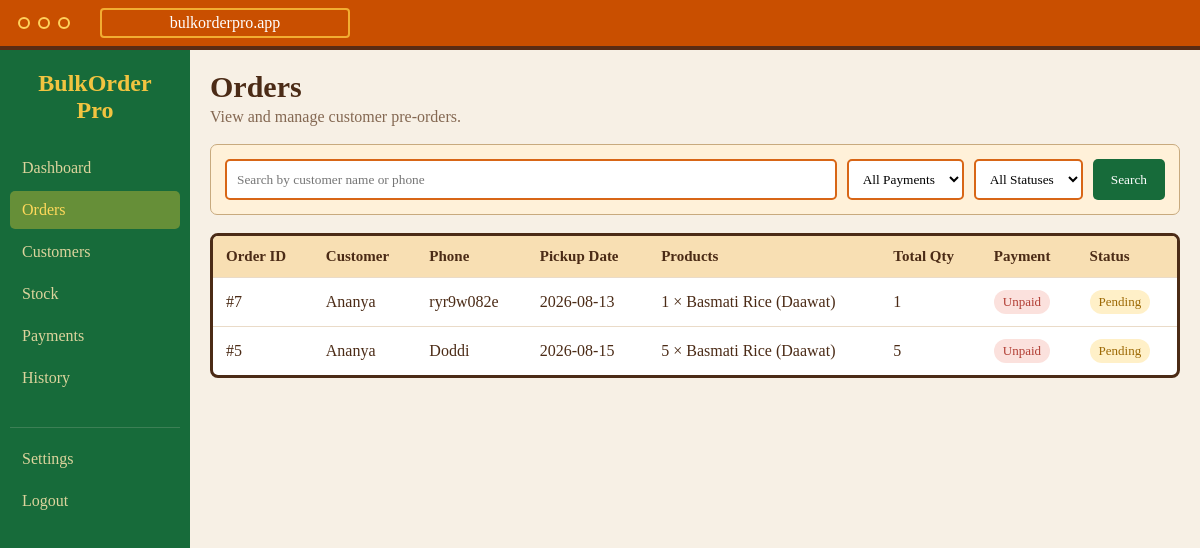
Before: /orders (signed in) with the older database file.
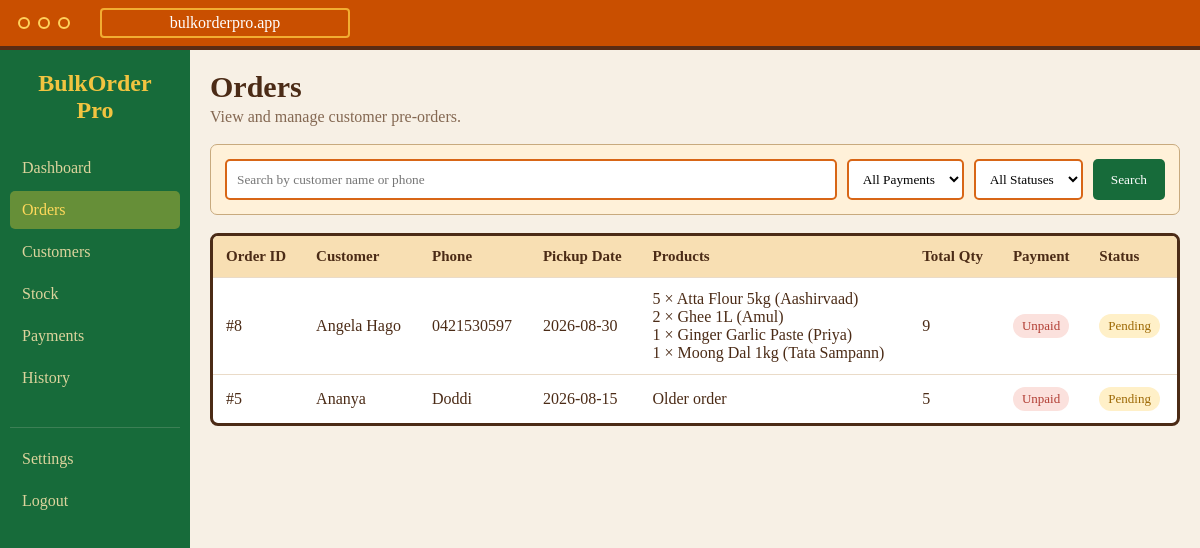
After: the same page with the newer database file.
### tables this page shows
CREATE TABLE orders (
            id INTEGER PRIMARY KEY AUTOINCREMENT,
            customer_id INTEGER NOT NULL,
            pickup_date TEXT NOT NULL,
            items INTEGER NOT NULL,
            payment_status TEXT NOT NULL,
            order_status TEXT NOT NULL, stock_id INTEGER,
            FOREIGN KEY (customer_id) REFERENCES customers(id)
        );

CREATE TABLE customers (
            id INTEGER PRIMARY KEY AUTOINCREMENT,
            customer_name TEXT NOT NULL,
            phone TEXT NOT NULL,
            date_added TEXT DEFAULT CURRENT_DATE
        );

CREATE TABLE order_items (
            id INTEGER PRIMARY KEY AUTOINCREMENT,
            order_id INTEGER NOT NULL,
            stock_id INTEGER NOT NULL,
            quantity INTEGER NOT NULL,
            FOREIGN KEY (order_id) REFERENCES orders(id),
            FOREIGN KEY (stock_id) REFERENCES stock(id)
        );

CREATE TABLE stock (
            id INTEGER PRIMARY KEY AUTOINCREMENT,
            item_name TEXT NOT NULL,
            brand TEXT NOT NULL,
            stock_quantity INTEGER NOT NULL,
            price REAL NOT NULL
        );

### app.py (the view, shortened to what this page needs)
@app.route("/orders")
def orders():
    if not user_logged_in():
        return redirect(url_for("login_page"))
    search = request.args.get(
        "search",
        ""
    ).strip()
    payment = request.args.get(
        "payment",
        ""
    ).strip()
    status = request.args.get(
        "status",
        ""
    ).strip()
    connection = get_database_connection()
    cursor = connection.cursor()
    query = """
        SELECT
            orders.id,
            customers.customer_name,
            customers.phone,
            orders.pickup_date,
            orders.items,
            orders.payment_status,
            orders.order_status
        FROM orders

        JOIN customers
        ON orders.customer_id = customers.id

        WHERE 1 = 1
    """
    values = []
    if payment:
        query += """
            AND orders.payment_status = ?
        """
        values.append(payment)
    if status:
        query += """
            AND orders.order_status = ?
        """
        values.append(status)
    query += """
        ORDER BY orders.id DESC
    """
    cursor.execute(query, values)
    order_records = cursor.fetchall()
    orders_with_items = []
    for order in order_records:
        cursor.execute("""
            SELECT
                stock.item_name,
                stock.brand,
                stock.price,
                order_items.quantity
            FROM order_items

            JOIN stock
            ON order_items.stock_id = stock.id

            WHERE order_items.order_id = ?
        """, (order["id"],))
        products = cursor.fetchall()
        if products:
            total_items = sum(
                product["quantity"]
                for product in products
            )
        else:
            total_items = order["items"]
        orders_with_items.append({
            "id": order["id"],
            "customer_name": order["customer_name"],
            "phone": order["phone"],
            "pickup_date": order["pickup_date"],
            "payment_status": order["payment_status"],
            "order_status": order["order_status"],
            "products": products,
            "total_items": total_items
        })
    connection.close()
    return render_template(
        "orders.html",
        orders=orders_with_items,
        search=search,
        payment=payment,
        status=status
    )

### app.py (called while the page is built)
def get_database_connection():
    connection = sqlite3.connect(DATABASE)
    connection.row_factory = sqlite3.Row
    return connection

def user_logged_in():
    return "username" in session

### templates/orders.html (shortened to what this page needs)
<!DOCTYPE html>
<html lang="en">
<head>
    <link rel="stylesheet"
          href="{{ url_for('static', filename='orders.css') }}">
</head>
<body class="orders-page">
    <div class="top-bar">
        <div class="circles">
            <span></span>
            <span></span>
            <span></span>
        </div>
        <div class="web-address">
            bulkorderpro.app
        </div>
    </div>
    <div class="orders-container">
        <div class="sidebar">
            <h2>
                BulkOrder
                <span>Pro</span>
            </h2>
            <a href="{{ url_for('dashboard') }}">
                Dashboard
            </a>
            <a href="{{ url_for('orders') }}" class="active">
                Orders
            </a>
            <a href="{{ url_for('customers') }}">
                Customers
            </a>
            <a href="{{ url_for('stock') }}">
                Stock
            </a>
            <a href="#">
                Payments
            </a>
            <a href="#">
                History
            </a>
            <div class="bottom-links">
                <a href="#">
                    Settings
                </a>
                <a href="{{ url_for('logout') }}">
                    Logout
                </a>
            </div>
        </div>
        <main class="main-content">
            <div class="orders-header">
                <div>
                    <h1>Orders</h1>
                    <p>View and manage customer pre-orders.</p>
                </div>
            </div>
            <form
                class="filter-box"
                method="GET"
                action="{{ url_for('orders') }}">
                <input
                    type="text"
                    name="search"
                    value="{{ search }}"
                    placeholder="Search by customer name or phone">
                <select name="payment">
                    <option value="">
                        All Payments
                    </option>
                </select>
                <select name="status">
                    <option value="">
                        All Statuses
                    </option>
                </select>
                <button type="submit">
                    Search
                </button>
            </form>
            <div class="orders-table-box">
                <table>
                    <thead>
                        <tr>
                            <th>Order ID</th>
                            <th>Customer</th>
                            <th>Phone</th>
                            <th>Pickup Date</th>
                            <th>Products</th>
                            <th>Total Qty</th>
                            <th>Payment</th>
                            <th>Status</th>
                        </tr>
                    </thead>
                    <tbody>
                        {% for order in orders %}
                        <tr>
                            <td>
                                #{{ order["id"] }}
                            </td>
                            <td>
                                {{ order["customer_name"] }}
                            </td>
                            <td>
                                {{ order["phone"] }}
                            </td>
                            <td>
                                {{ order["pickup_date"] }}
                            </td>
                            <td>
                                {% if order["products"] %}
                                    {% for product in order["products"] %}
                                        <div class="order-product">
                                            {{ product["quantity"] }}
                                            ×
                                            {{ product["item_name"] }}
                                            ({{ product["brand"] }})
                                        </div>
                                    {% endfor %}
                                {% else %}
                                    <span class="old-order">
                                        Older order
                                    </span>
                                {% endif %}
                            </td>
                            <td>
                                {{ order["total_items"] }}
                            </td>
                            <td>
                                <span class="{{ order['payment_status']|lower }}">
                                    {{ order["payment_status"] }}
                                </span>
                            </td>
                            <td>
                                <span class="{{ order['order_status']|lower }}">
                                    {{ order["order_status"] }}
                                </span>
                            </td>
                        </tr>
                        {% endfor %}
                    </tbody>
                </table>
            </div>
        </main>
    </div>
</body>
</html>

### static/orders.css (style rules this page uses)
* { box-sizing: border-box; }
body { margin: 0; min-height: 100vh; background: #f7f0e5; color: #4b2b16; font-family: Georgia, serif; }
.top-bar { height: 50px; display: flex; align-items: center; padding: 0 18px; background: #c94f00; border-bottom: 4px solid #5a2c14; }
.circles { display: flex; gap: 8px; }
.circles span { width: 12px; height: 12px; border: 2px solid #ffd15c; border-radius: 50%; }
.web-address { width: 250px; margin-left: 30px; padding: 4px; color: white; text-align: center; border: 2px solid #f2ad32; border-radius: 4px; }
.orders-container { display: flex; min-height: calc(100vh - 54px); }
.sidebar { width: 190px; padding: 20px 10px; background: #176b3a; color: #e7dcaa; }
.sidebar h2 { margin-top: 0; margin-bottom: 25px; color: #f2c440; text-align: center; }
.sidebar h2 span { display: block; }
.sidebar a { display: block; margin-bottom: 4px; padding: 10px 12px; color: #ddd49d; text-decoration: none; border-radius: 5px; }
.sidebar a:hover, .sidebar a.active { background: #668f38; color: #ffd95b; }
.bottom-links { margin-top: 30px; padding-top: 12px; border-top: 1px solid #3c8055; }
.main-content { flex: 1; min-width: 0; padding: 20px; }
.orders-header { margin-bottom: 18px; }
.orders-header h1 { margin: 0 0 4px; font-size: 30px; }
.orders-header p { margin: 0; color: #846852; }
.filter-box { display: flex; gap: 10px; margin-bottom: 18px; padding: 14px; background: #fff1d9; border: 1px solid #c8aa7e; border-radius: 7px; }
.filter-box input { flex: 1; min-width: 220px; }
.filter-box input, .filter-box select { padding: 10px; background: white; border: 2px solid #d86616; border-radius: 5px; font-family: Georgia, serif; }
.filter-box button { padding: 10px 18px; background: #176b3a; color: white; border: none; border-radius: 5px; font-family: Georgia, serif; cursor: pointer; }
.orders-table-box { overflow-x: auto; background: white; border: 3px solid #4b2b16; border-radius: 8px; }
table { width: 100%; border-collapse: collapse; }
th { background: #f8dfb3; font-size: 15px; }
th, td { padding: 12px 13px; text-align: left; vertical-align: middle; border-bottom: 1px solid #eadbc8; }
tbody tr:last-child td { border-bottom: none; }
.paid, .unpaid, .deposit, .confirmed, .pending, .completed { display: inline-block; padding: 4px 9px; border-radius: 14px; font-size: 13px; }
.unpaid { background: #fbe1dd; color: #b23f35; }
.deposit, .pending { background: #fff0c8; color: #9d6905; }

Changed rows visible on the page:
removed orders: id "7", customer_name "Ananya", phone "ryr9w082e", pickup_date "2026-08-13", total_items "1", payment_status "Unpaid", order_status "Pending"
removed order_items: quantity "1", item_name "Basmati Rice", brand "Daawat", shown under "7"
added orders: id "8", customer_name "Angela Hago", phone "0421530597", pickup_date "2026-08-30", total_items "9", payment_status "Unpaid", order_status "Pending"
added order_items: quantity "5", item_name "Atta Flour 5kg", brand "Aashirvaad", shown under "8"
added order_items: quantity "2", item_name "Ghee 1L", brand "Amul", shown under "8"
added order_items: quantity "1", item_name "Ginger Garlic Paste", brand "Priya", shown under "8"
added order_items: quantity "1", item_name "Moong Dal 1kg", brand "Tata Sampann", shown under "8"
shown differently, row unchanged: orders "Ananya": loses order_items (quantity "5", item_name "Basmati Rice", brand "Daawat"); now shows "Older order"
